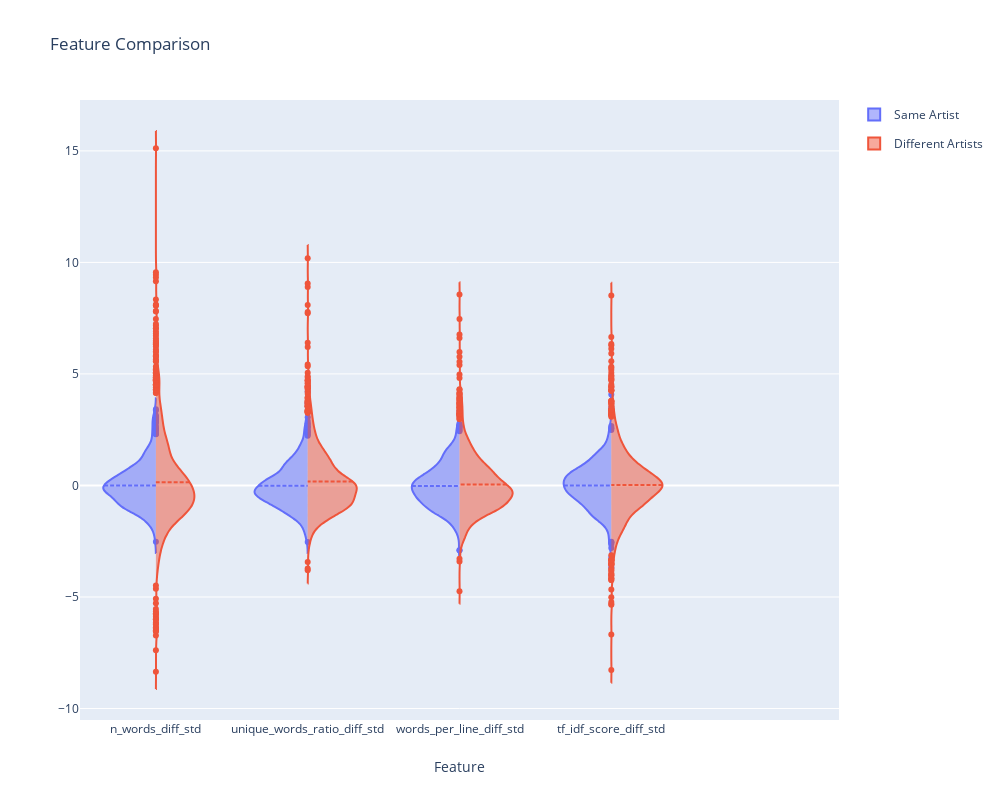

The cell this chart's notebook holds for it:
### Code cell
fig = violine_feature_plot(feature_df, ['n_words_diff_std', 'unique_words_ratio_diff_std', 'words_per_line_diff_std', 'tf_idf_score_diff_std'])
fig.update_layout(
    autosize=False,
    width=1000,
    height=800,)
fig.update_xaxes(range=[-0.5, 4.5])
fig.show()

### Figure 1 — Plotly figure (JSON) as saved in the notebook; plotly's stock layout.template omitted (floating-point values rounded to 4 significant figures; data arrays with more than 128 entries replaced by an {"elided": "..."} marker saying what was removed)
{"data": [{"legendgroup": "Same Artist", "meanline": {"visible": true}, "name": "Same Artist", "scalegroup": "Same Artist", "side": "negative", "type": "violin", "x": {"elided": "2640 str values"}, "y": {"elided": "2640 float values"}}, {"legendgroup": "Different Artists", "meanline": {"visible": true}, "name": "Different Artists", "scalegroup": "Different Artists", "side": "positive", "type": "violin", "x": {"elided": "5280 str values"}, "y": {"elided": "5280 float values"}}], "layout": {"autosize": false, "height": 800, "title": {"text": "Feature Comparison"}, "violingap": 0, "violinmode": "overlay", "width": 1000, "xaxis": {"range": [-0.5, 4.5], "title": {"text": "Feature"}}}}
